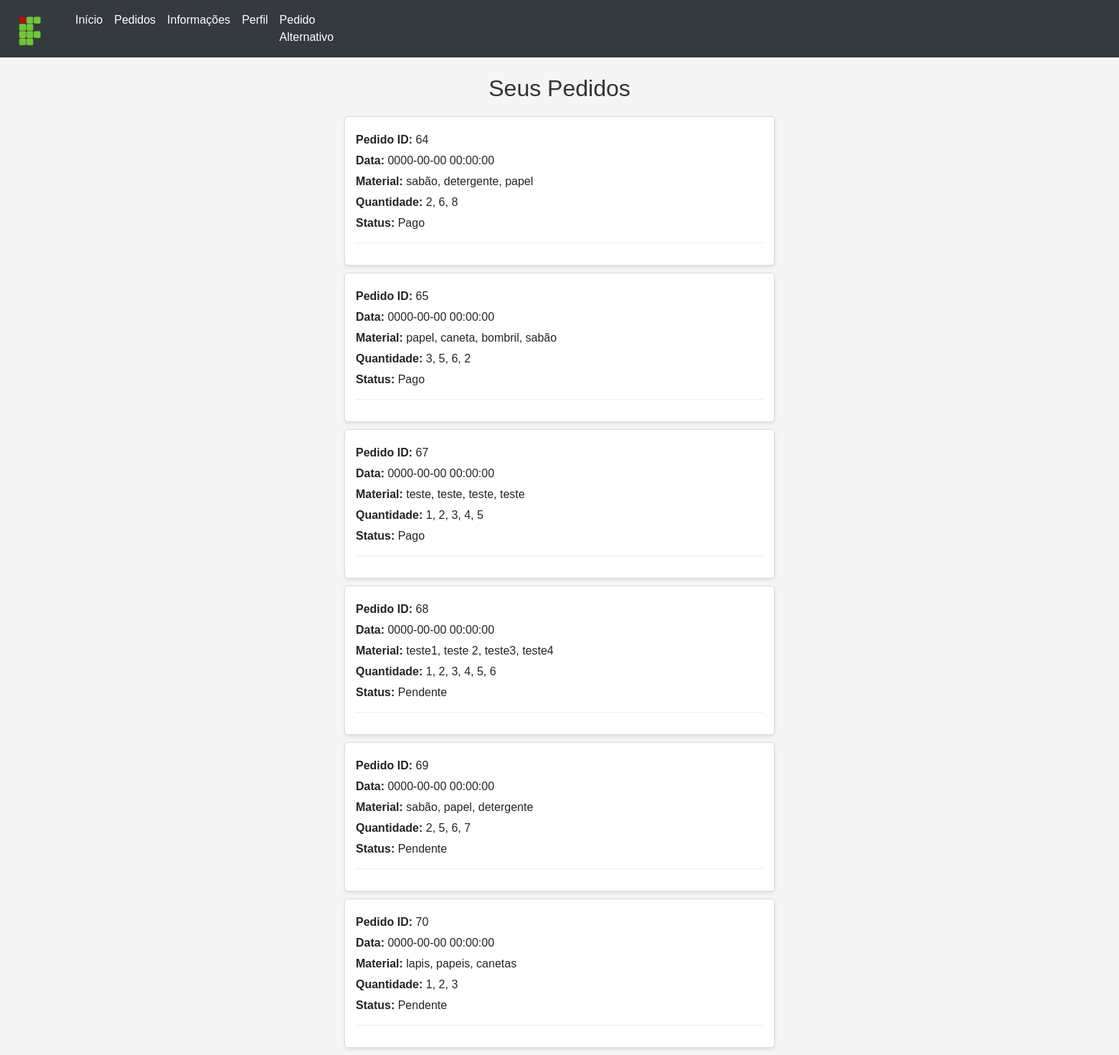
The app's page /detalhespedido.php (signed in), older data.
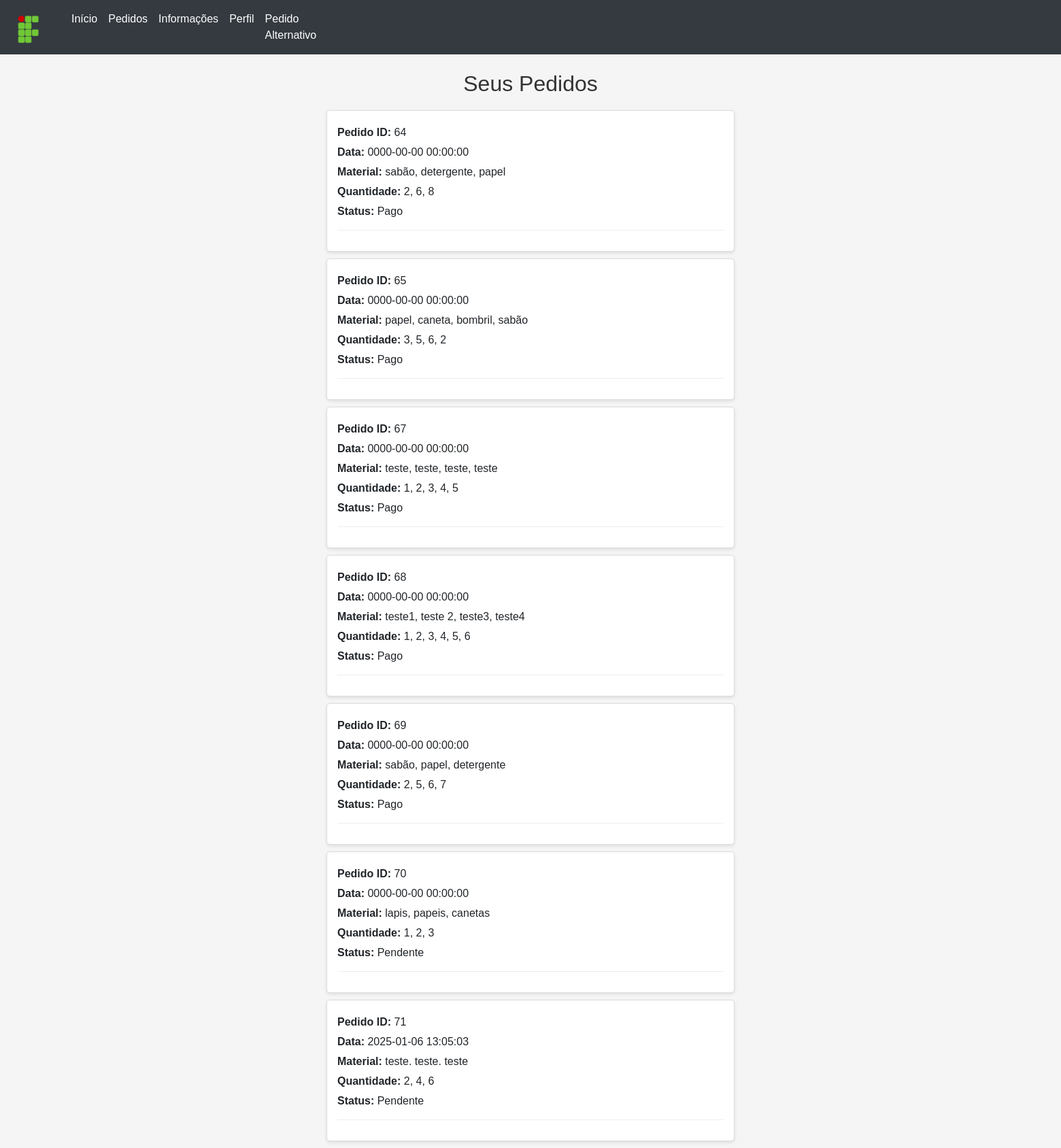
The same page, newer data.
### tables this page shows
CREATE TABLE IF NOT EXISTS `pedido` (
  `id_pedido` int NOT NULL AUTO_INCREMENT,
  `data` datetime NOT NULL,
  `usuario` varchar(255) NOT NULL,
  `nome_material` text NOT NULL,
  `quantidade` varchar(255) NOT NULL,
  `status` varchar(50) DEFAULT 'Pendente',
  PRIMARY KEY (`id_pedido`)
);

### detalhespedido.php (the view, shortened to what this page needs)
<?php
$conexao = conectar();
$sql = "SELECT `id_pedido`, `data`, `nome_material`, `quantidade`, `usuario`, `status`
        FROM `pedido`
        ORDER BY `id_pedido` ASC";
$result = mysqli_query($conexao, $sql);
?>
<!DOCTYPE html>
<html lang="pt-BR">
<head>
    <link rel="stylesheet" href="css/styles.css?nocache=<?= rand() ?>">
    <link rel="stylesheet" href="https://cdn.jsdelivr.net/npm/bootstrap@4.3.1/dist/css/bootstrap.min.css">
    <link rel="stylesheet" href="https://cdn.jsdelivr.net/npm/bootstrap-icons@1.8.1/font/bootstrap-icons.css">
</head>
<?php include "navusuario.php"; ?>
<body>
    <h2>Seus Pedidos</h2>
    <?php
    if (mysqli_num_rows($result) > 0) {
        while ($pedido = mysqli_fetch_assoc($result)) {
            echo "<div class='pedido'>";
            echo "<p><strong>Pedido ID:</strong> {$pedido['id_pedido']}</p>";
            echo "<p><strong>Data:</strong> {$pedido['data']}</p>";
            echo "<p><strong>Material:</strong> {$pedido['nome_material']}</p>";
            echo "<p><strong>Quantidade:</strong> {$pedido['quantidade']}</p>";
            echo "<p><strong>Status:</strong> {$pedido['status']}</p>";
            echo "<hr>";
            echo "</div>";
        }
    } else {
        echo "<p class='no-pedidos'>Nenhum pedido encontrado.</p>";
    }
    ?>
</body>
</html>

### navusuario.php (shortened to what this page needs)
<nav class="navbar navbar-expand-lg navbar-dark bg-dark">
  <a class="navbar-brand" style="height: 55px;"><img src="logo.png" alt="Logo IFFAR" class="logo" style="width: auto;   height: 50px; width: auto; margin-right: 15px;"></a>
  <div class="collapse navbar-collapse" id="navbarNavAltMarkup">
    <div class="navbar-nav">
      <a class="nav-link active" aria-current="page" href="Telainicialusuario.php">Início</a>
      <a class="nav-link active" href="detalhespedido.php">Pedidos</a>
      <a class="nav-link active" href="informacoes.php">Informações</a>
      <a class="nav-link active" href="dadosusuario.php">Perfil</a>
      <a class="nav-link active" href="pedidoalternativo.php">Pedido Alternativo</a>
    </div>
  </div>
</nav><br>

### css/styles.css (style rules this page uses)
a { text-decoration: none; color: rgb(12, 12, 12); }

### detalhespedido.php (style rules this page uses)
body { font-family: Arial, sans-serif; background-color: #f5f5f5; margin: 0; }
h2 { color: #333; text-align: center; margin-bottom: 20px; }
.pedido { background-color: #fff; border: 1px solid #ddd; border-radius: 5px; padding: 15px; margin: 10px auto; max-width: 600px; box-shadow: 0 2px 5px rgba(0, 0, 0, 0.1); }
.pedido p { margin: 5px 0; }
.pedido hr { border: 0; border-top: 1px solid #eee; margin: 15px 0; }

Row changes from the older to the newer data that the page shows:
changed pedido "teste1, teste 2, teste3, teste4": status "Pendente" → "Pago"
changed pedido "sabão, papel, detergente": status "Pendente" → "Pago"
added pedido: id_pedido "71", data "2025-01-06 13:05:03", nome_material "teste. teste. teste", quantidade "2, 4, 6", status "Pendente"
